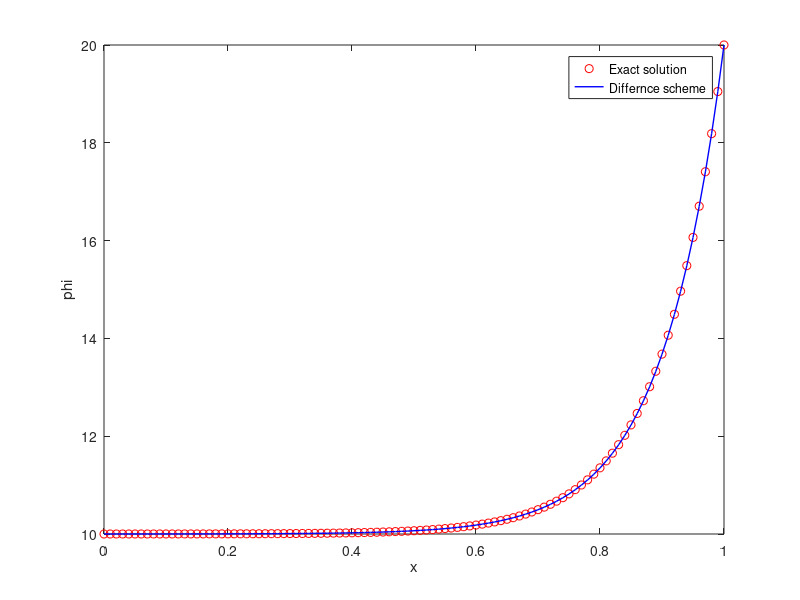

This figure's MATLAB source:
clear all   % clear all the variables in the workspace and start fresh
close all   % close all figures
clc         % clear cmd window

%% defining the problem
n_points = 101;
dom_length = 1;
h = dom_length/(n_points-1);    %grid space
x = 0:h:dom_length;
phi(1) = 10;    %the first index starts from one in matlab while from zero in C
phi(n_points) = 20; %everything else between 1 and n_points would be zero if you don't initialize anything
phi_new(1) = 10;
phi_new(n_points) = 20;
rho = 1;
u = 10;    %we can change it for V&V, such as 1, -20
gamma = 1;
Pec = rho*u*dom_length/gamma    %Peclet number

%% Exact solution
phi_exact = phi(1) + (phi(n_points)-phi(1)).*(exp(Pec.*x/dom_length)-1)./(exp(Pec) - 1);
figure(1);  %assign index to the figure rather than letting matlab to find an arbitrary figure
plot(x, phi_exact, 'ro')   %plot the data markers, 'r' stands for red and 'o' stands for the shape of the markers

%% Numerical solution -- Central Differencing scheme
error_mag = 1;  %error magnitude, this particular definition/value is only for the first loop to get into the iterations
error_req = 1e-7;  %tolerance: required error
iterations = 0; %record how many iterations to converge

while error_mag > error_req     %iterate until reaching steady state, stop when the error between two time steps is small enough
    %solve the discretized form of governing equations
    for i = 2:(n_points-1)  %perform one iteration, solve the solution for all the interior points of the next time step
        a_E = gamma/h - rho*u/2;
        a_W = gamma/h + rho*u/2;
        a_P = gamma/h + gamma/h + rho*u/2 - rho*u/2;
        phi_new(i) = (a_E*phi(i+1) + a_W*phi(i-1))/a_P;
    end
    iterations = iterations + 1;    %after calculating the entire domain, iterations plus one
    %calulation of error magnitude
    error_mag = 0;
    for i = 2:(n_points-1)
        error_mag = error_mag + abs(phi(i)-phi_new(i)); %cumulative error
    end
    phi = phi_new;
end

%% Plotting
 figure(1); %call the figure tagged as 1
 hold on    %don't erase the existing figure
 plot(x, phi, 'b', 'LineWidth', 1)  %'b' stands for blue
 xlabel('x')
 ylabel('phi')
 legend('Exact solution', 'Differnce scheme')
    



